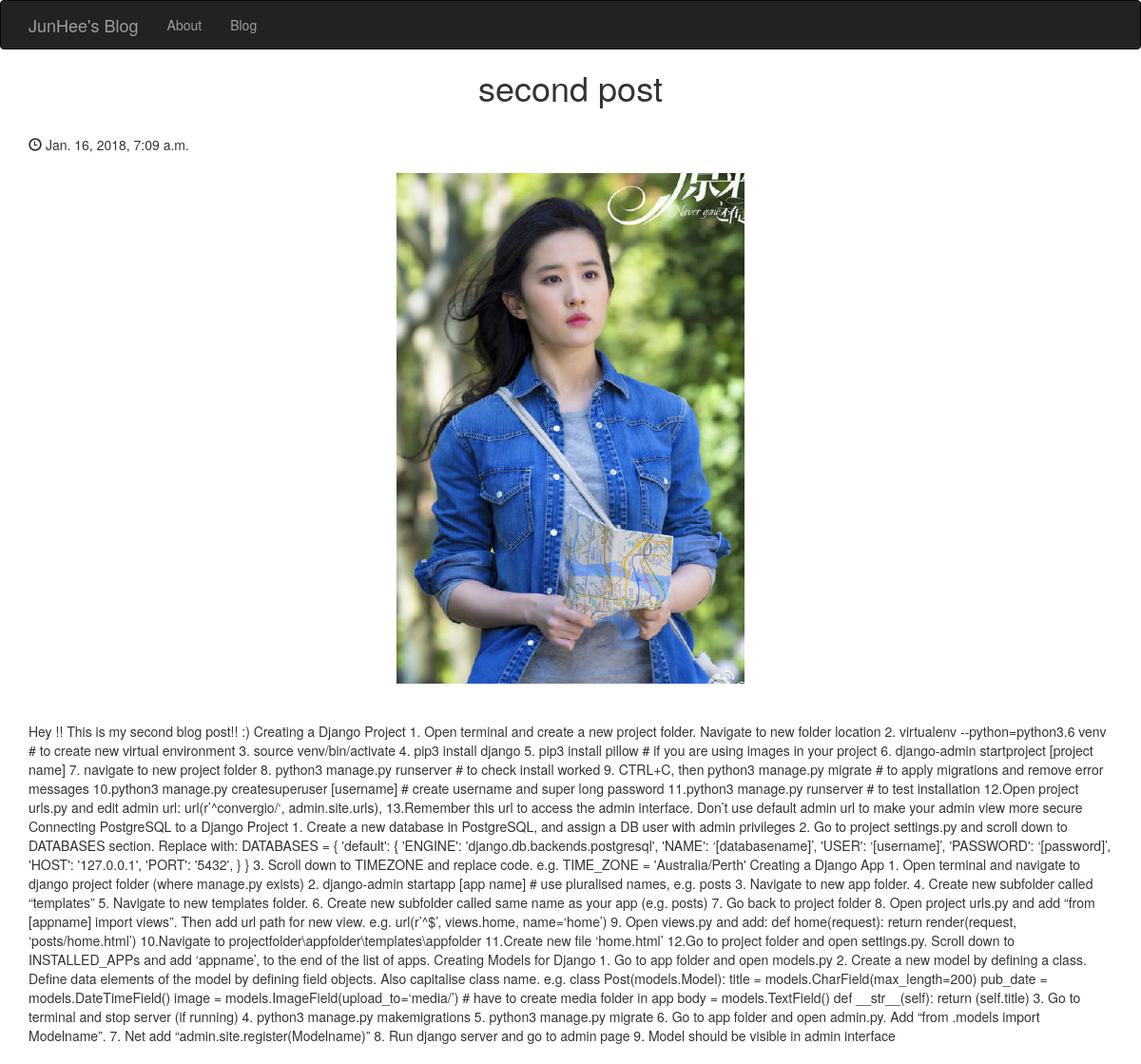
Page /posts/2/ on the committed database.
### posts/models.py (models this page shows, shortened)
class Post(models.Model):
	title = models.CharField(max_length=250)
	pub_date = models.DateTimeField()
	image = models.ImageField(upload_to='media/')
	body = models.TextField()

### posts/views.py (the view)
# urls.py: path('posts/<int:post_id>/', posts.views.post_details, name="post_details"),
def post_details(request, post_id):
	post = get_object_or_404(Post, pk=post_id)
	return render(request, 'posts/post_detail.html', {'post': post})

### posts/templates/posts/post_detail.html (shortened to what this page needs)
<!DOCTYPE html>
<html lang="en">
  <head>
	<link rel="stylesheet" href="https://maxcdn.bootstrapcdn.com/bootstrap/3.3.7/css/bootstrap.min.css">
  </head>
  <body>
   	<nav class="navbar navbar-inverse">
  		<div class="container">
    		<div class="navbar-header">
      			<a class="navbar-brand" href="{% url 'home' %}">JunHee's Blog</a>
    		</div>
    		<div class="collapse navbar-collapse" id="mynav">
      			<ul class="nav navbar-nav">
      				<li><a href="{% url 'about' %}">About</a></li>
      				<li><a href="https://blog.naver.com/heunghari">Blog</a></li>
      			</ul>
      		</div>
  		</div>
	</nav>
		<h1 class="text-center"> {{ post.title }} </h1>
		<br/>
	 <div class="container">
		<span class="glyphicon glyphicon-time" aria-hidden="true"></span> {{ post.pub_date }}
		<br/>
		<br/>
		<img src="{{ post.image.url }}" class="img-responsive center-block" />
		<br/>
		<br/>
		{{ post.body }}
		<br/>
		<br/>
				</div>
  </body>
</html>

### rows in the picture
Post: title "second post", pub_date "Jan. 16, 2018, 7:09 a.m.", image (picture), body "Hey !! This is my second blog post!! :) Creating a Django Project 1. Open terminal and create a new project folder. Navigate to new folder location 2. virtualenv --python=python3.6 venv # to create new virtual environment 3. source venv/bin/activate 4. pip3 install django 5. pip3 install pillow # if you are using images in your project 6. django-admin startproject [project name] 7. navigate to new project folder 8. python3 manage.py runserver # to check install worked 9. CTRL+C, then python3 manage.py migrate # to apply migrations and remove error messages 10.python3 manage.py createsuperuser [username] # create username and super long password 11.python3 manage.py runserver # to test…"
